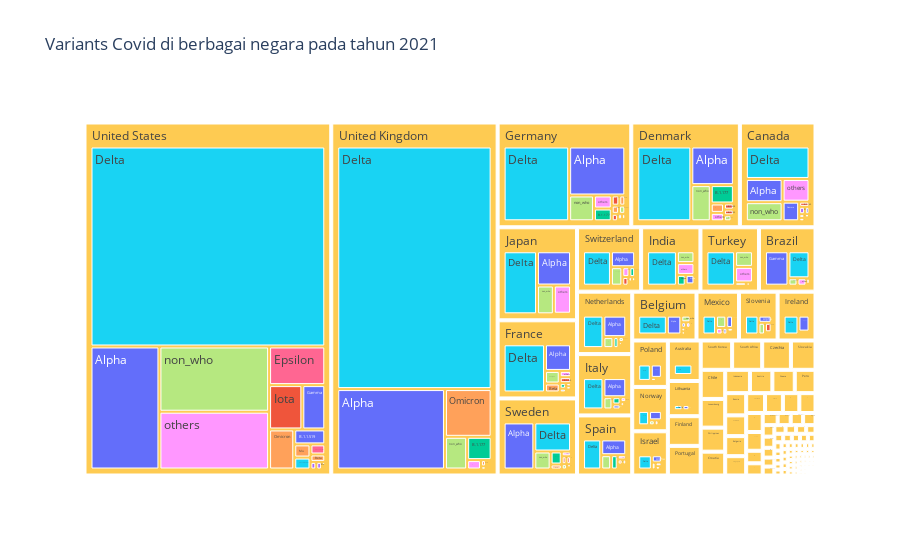

This figure's notebook cell:
### Code cell
temp_data = dataCovid[dataCovid.date.dt.year == 2021]
  px.treemap(temp_data, path=['location', 'variant'], values='num_sequences', color='variant', title=f'Variants Covid di berbagai negara pada tahun 2021')

### Figure 1 — Plotly figure (JSON) as saved in the notebook; plotly's stock layout.template omitted (floating-point values rounded to 4 significant figures; data arrays with more than 128 entries replaced by an {"elided": "..."} marker saying what was removed)
{"data": [{"branchvalues": "total", "customdata": {"elided": "3025x1 str values"}, "domain": {"x": [0, 1], "y": [0, 1]}, "hovertemplate": "labels=%{label}<br>num_sequences=%{value}<br>parent=%{parent}<br>id=%{id}<br>variant=%{customdata[0]}<extra></extra>", "ids": {"elided": "3025 str values"}, "labels": {"elided": "3025 str values"}, "marker": {"colors": {"elided": "3025 str values"}}, "name": "", "parents": {"elided": "3025 str values"}, "type": "treemap", "values": {"elided": "3025 int values"}}], "layout": {"legend": {"tracegroupgap": 0}, "title": {"text": "Variants Covid di berbagai negara pada tahun 2021"}}}
